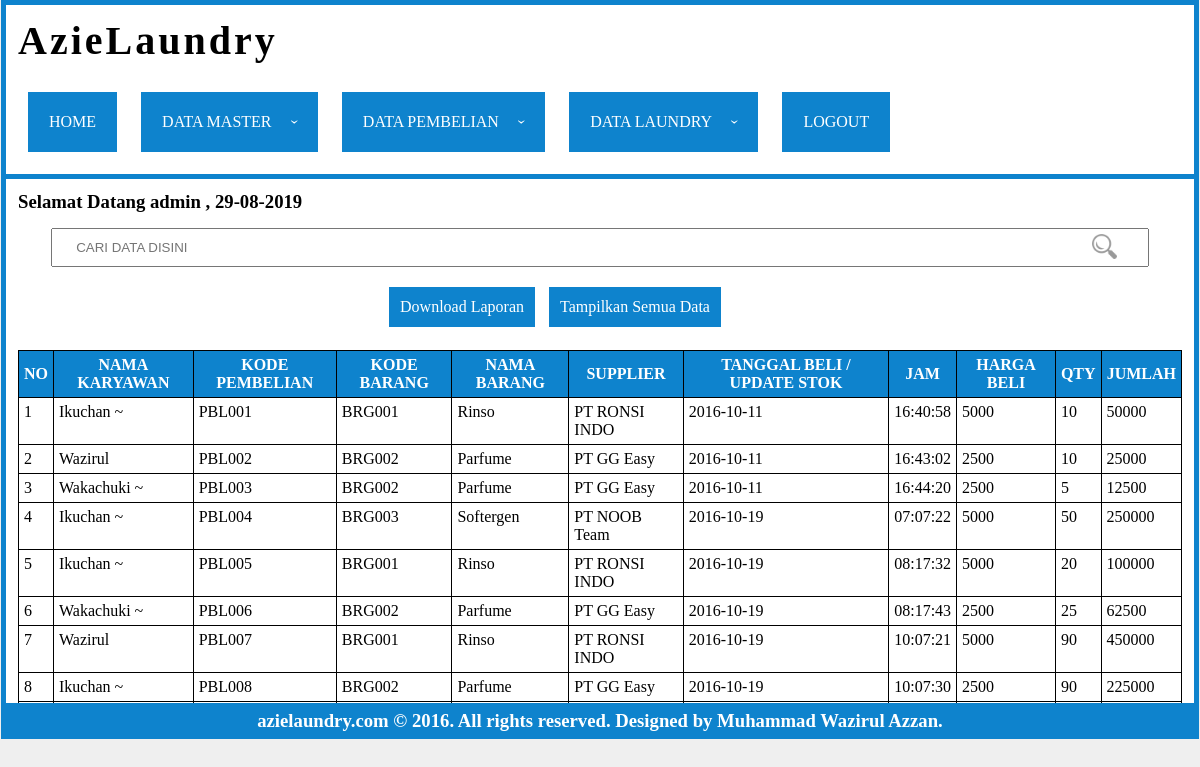
Screenshot of /index.php?page=histori-pembelian (signed in) with the database file from the repository.
### tables this page shows
CREATE TABLE `tbl_akun` (
  `id` int(11) NOT NULL,
  `username` varchar(50) NOT NULL,
  `password` varchar(50) NOT NULL,
  `nama` varchar(50) NOT NULL,
  `alamat` varchar(100) NOT NULL,
  `status` varchar(50) NOT NULL
);

CREATE TABLE `tbl_histori_pembelian` (
  `kode_pembelian` varchar(50) NOT NULL,
  `kode_barang` varchar(50) NOT NULL,
  `nik` varchar(10) NOT NULL,
  `nama_barang` varchar(100) NOT NULL,
  `supplier` varchar(100) NOT NULL,
  `tgl_beli` date NOT NULL,
  `jam` time NOT NULL,
  `hrg_beli` int(11) NOT NULL,
  `qty` int(11) NOT NULL,
  `jumlah` int(11) NOT NULL
);

CREATE TABLE `tbl_karyawan` (
  `NIK` varchar(10) NOT NULL,
  `nama` varchar(100) NOT NULL,
  `alamat` varchar(150) NOT NULL,
  `telepon` varchar(15) NOT NULL,
  `jk` enum('Laki Laki','Perempuan','','') NOT NULL
);

### conn/cek-login.php (called while the page is built, shortened)
<?php
include 'conn.php';
	$username = $_SESSION['username'];
	$q = mysqli_query($conn,"SELECT * from tbl_akun where username = '".$username."'");
	$data = mysqli_fetch_array($q);
	$nama = $data['nama'];
?>

### page/histori-pembelian/read.php (the view, shortened to what this page needs)
<form method="post" id="pencarian">
	<input type="text" name="acuan" placeholder="CARI DATA DISINI" id="pencarian"><span class="search-icon"><img src="img/search.png"></span></input>
</form>
<ul id="submenu">
	<li><a href="index.php?page=histori-pembelian-download">Download Laporan</a></li>
	<li><a class="alldata">Tampilkan Semua Data</a></li>
</ul>
<br>
<table>
	<thead>
		<tr>
			<th>No</th>
			<th>Nama Karyawan</th>
			<th>Kode Pembelian</th>
			<th>Kode Barang</th>
			<th>nama barang</th>
			<th>supplier</th>
			<th>tanggal beli / update stok</th>
			<th>jam</th>
			<th>harga beli</th>
			<th>qty</th>
			<th>jumlah</th>
		</tr>
	</thead>
	<tbody>
		<?php
		$no = 1;
		if (isset($_POST['acuan'])) {
			$acuan = $_POST['acuan'];
			$query = mysqli_query($conn,"SELECT * from tbl_histori_pembelian a left join tbl_karyawan b on a.nik = b.nik where kode_pembelian like '%$acuan%' or kode_barang like '%$acuan%' or supplier like '%$acuan%' or tgl_beli like '%$acuan%' or hrg_beli like '%$acuan%' or qty like '%$acuan%'	 or jumlah like '%$acuan%' or nama_barang like '%$acuan%' or b.nama like '%$acuan%'");
		}else{
			$query = mysqli_query($conn,"SELECT * from tbl_histori_pembelian a left join tbl_karyawan b on a.nik = b.nik");
		}
		while($data = mysqli_fetch_array($query)){
		?>
		<tr>
			<td><?=$no?></td>
			<td><?=$data['nama']?></td>
			<td><?=$data['kode_pembelian']?></td>
			<td><?=$data['kode_barang']?></td>
			<td><?=$data['nama_barang']?></td>
			<td><?=$data['supplier']?></td>
			<td><?=$data['tgl_beli']?></td>
			<td><?=$data['jam']?></td>
			<td><?=$data['hrg_beli']?></td>
			<td><?=$data['qty']?></td>
			<td><?=$data['jumlah']?></td>
		</tr>
		<?php
		$no++;
		}
		?>
	</tbody>
</table>

### index.php (shortened to what this page needs)
<?php
include 'conn/cek-login.php';
?>
<!DOCTYPE html>
<html>
<head>
<link rel="stylesheet" type="text/css" href="css/index.css">
</head>
<body>
<div id="header">
		<h1>AzieLaundry</h1><br>
		<div class="menu">
			<ul class="nav-ul">
				<li class="nav-li"><a href="index.php">home</a></li>
				<li class="nav-li"><a>data master<span class="arrow"></span></a>
				</li>
				<li class="nav-li"><a>data pembelian<span class="arrow"></span></a>
				</li>
				<li class="nav-li"><a>data laundry<span class="arrow"></span></a>
				</li>
				<li class="nav-li"><a href="logout.php">logout</a></li>
			</ul>
		</div>
</div>
<div id="body">
	<h3>Selamat Datang <?=$nama?> , <?=date('d-m-Y')?></h3>
	<?php
	if (isset($_GET['page'])) {
		$page = $_GET['page'];
	}else{
		$page = "";
	}
	if(isset($_GET['id'])){$id = $_GET['id'];}else{$id="";}
	if ($page == "konsumen") {
		include 'page/konsumen/read.php';
	}else if ($page == "akun") {
		include 'page/akun/read.php';
	}else if ($page == "akun-add" || $page == "akun-edit"){
		include 'form.php';
	}else if($page == "akun-del"){
		header("location:page/akun/action.php?aksi=del&id=$id");
	}else if ($page == "konsumen-add" || $page == "konsumen-edit" || $page == "konsumen-add-keranjang"){
		include 'form.php';
	}else if($page == "konsumen-del"){
		header("location:page/konsumen/action.php?aksi=del&id=$id");
	}else if ($page == "karyawan") {
		include 'page/karyawan/read.php';
	}else if ($page == "karyawan-add" || $page == "karyawan-edit"){
		include 'form.php';
	}else if($page == "karyawan-del"){
		header("location:page/karyawan/action.php?aksi=del&id=$id");
	}else if ($page == "supplier") {
		include 'page/supplier/read.php';
	}else if ($page == "supplier-add" || $page == "supplier-edit"){
		include 'form.php';
	}else if($page == "supplier-del"){
		header("location:page/supplier/action.php?aksi=del&id=$id");
	}else if ($page == "barang") {
		include 'page/barang/read.php';
	}else if ($page == "pembelian") {
		include 'page/pembelian/read.php';
	}else if ($page == "pembelian-add"){
		include 'form.php';
	}else if ($page == "pembelian-add-lama"){
		include 'form.php';
	}else if ($page == "histori-pembelian") {
		include 'page/histori-pembelian/read.php';
	}else if ($page == "histori-pembelian-download") {
		include 'form.php';
	}else if ($page == "jenis-laundry") {
		include 'page/jnslaundry/read.php';
	}else if ($page == "jenis-laundry-add" || $page == "jenis-laundry-edit"){
		include 'form.php';
	}else if($page == "jenis-laundry-del"){
		header("location:page/jnslaundry/action.php?aksi=del&id=$id");
	}else if ($page == "jenis-pakaian") {
		include 'page/jnspakaian/read.php';
	}else if ($page == "jenis-pakaian-add" || $page == "jenis-pakaian-edit"){
		include 'form.php';
	}else if($page == "jenis-pakaian-del"){
		header("location:page/jnspakaian/action.php?aksi=del&id=$id");
	}else if ($page == "tarif") {
		include 'page/tarif/read.php';
	}else if ($page == "tarif-add" || $page == "tarif-edit"){
		include 'form.php';
	}else if($page == "tarif-del"){
		header("location:page/tarif/action.php?aksi=del&id=$id");
	}else if ($page == "keranjang") {
		include 'page/keranjang/read.php';
	}else if($page == "keranjang-add" || $page == "set-keranjang"){
		include 'form.php';
	}else if($page == "ganti-keranjang"){
		header('location:page/keranjang/action.php?aksi=ganti-keranjang');
	}else if($page == "submit-transaksi"){
		header('location:page/keranjang/action.php?aksi=submit-transaksi');
	}else if ($page == "transaksi" || $page == "lihat-transaksi") {
		include 'page/transaksi/read.php';
	}else if ($page == "penggunaan-barang") {
		include 'page/penggunaan-barang/read.php';
	}else{
		echo "Pilih Menu Sub";
	}
	?>
</div>
<div id="footer">
	<h3>azielaundry.com © 2016. All rights reserved. Designed by Muhammad Wazirul Azzan.</h3>
</div>
</body>
</html>

### css/index.css (style rules this page uses)
* { margin: 0; padding: 0; }
a { text-decoration: none; }
ul { list-style: none; }
body { background: #efefef; }
#header { background: #fff; display: block; margin: 0 auto; width: 97%; padding: 1%; height: auto; border:5px solid #0e83cd; border-bottom: 0px solid transparent; }
#header h1 { font-family: comic sans ms; letter-spacing: 3px; font-size: 40px; }
.menu li { display: inline-block; margin: 10px; }
.menu { text-transform: uppercase; }
.nav-li a { display: block; padding: 20px; color: white; cursor: pointer; border:1px solid transparent; background: #0e83cd; }
#body { width: 97%; padding: 1%; margin: 0 auto; display: block; background: white; border:5px solid #0e83cd; border-collapse: collapse; overflow: auto; height: 500px; }
#footer { width: 97%; padding: 2px 1%; margin: 0 auto; display: block; background: white; border:5px solid #0e83cd; border-top: 0px solid white; background: #0e83cd; font-family: comic sans ms; text-align: center; color: white; border-collapse: collapse; }
#body table { width:100%; margin: 0 auto; border:1px solid #000; border-collapse: collapse; }
#body table th,#body table td { border: 1px solid black; padding: 5px; }
#body table thead { background: #0e83cd; color: white; text-transform: uppercase; }
#body table tbody { vertical-align: top; text-transform: capitalize; }
#pencarian { margin: 15px 0; }
#pencarian input[type='text'] { padding: 10px 2%; width: 90%; display: block; margin: 0 auto; }
.search-icon { position: relative; font-size: 25px; float: right; margin-right: 65px; top: -33px; cursor: pointer; }
.search-icon img { width: 25px; height: 25px; opacity: 0.8; }
#submenu { width: 100%; text-align: center; }
#submenu li { margin: 5px; display: inline-block; }
#submenu li a { display: block; padding: 10px; color: white; cursor: pointer; border:1px solid transparent; transition: all ease-in-out 0.5s; background: #0e83cd; }

### rows the page displays
tbl_akun: nama "admin"
tbl_histori_pembelian: tbl_karyawan.nama "Ikuchan ~", kode_pembelian "PBL001", kode_barang "BRG001", nama_barang "Rinso", supplier "PT RONSI INDO", tgl_beli "2016-10-11", jam "16:40:58", hrg_beli "5000", qty "10", jumlah "50000"
tbl_histori_pembelian: tbl_karyawan.nama "Wazirul", kode_pembelian "PBL002", kode_barang "BRG002", nama_barang "Parfume", supplier "PT GG Easy", tgl_beli "2016-10-11", jam "16:43:02", hrg_beli "2500", qty "10", jumlah "25000"
tbl_histori_pembelian: tbl_karyawan.nama "Wakachuki ~", kode_pembelian "PBL003", kode_barang "BRG002", nama_barang "Parfume", supplier "PT GG Easy", tgl_beli "2016-10-11", jam "16:44:20", hrg_beli "2500", qty "5", jumlah "12500"
tbl_histori_pembelian: tbl_karyawan.nama "Ikuchan ~", kode_pembelian "PBL004", kode_barang "BRG003", nama_barang "Softergen", supplier "PT NOOB Team", tgl_beli "2016-10-19", jam "07:07:22", hrg_beli "5000", qty "50", jumlah "250000"
tbl_histori_pembelian: tbl_karyawan.nama "Ikuchan ~", kode_pembelian "PBL005", kode_barang "BRG001", nama_barang "Rinso", supplier "PT RONSI INDO", tgl_beli "2016-10-19", jam "08:17:32", hrg_beli "5000", qty "20", jumlah "100000"
tbl_histori_pembelian: tbl_karyawan.nama "Wakachuki ~", kode_pembelian "PBL006", kode_barang "BRG002", nama_barang "Parfume", supplier "PT GG Easy", tgl_beli "2016-10-19", jam "08:17:43", hrg_beli "2500", qty "25", jumlah "62500"
tbl_histori_pembelian: tbl_karyawan.nama "Wazirul", kode_pembelian "PBL007", kode_barang "BRG001", nama_barang "Rinso", supplier "PT RONSI INDO", tgl_beli "2016-10-19", jam "10:07:21", hrg_beli "5000", qty "90", jumlah "450000"
tbl_histori_pembelian: tbl_karyawan.nama "Ikuchan ~", kode_pembelian "PBL008", kode_barang "BRG002", nama_barang "Parfume", supplier "PT GG Easy", tgl_beli "2016-10-19", jam "10:07:30", hrg_beli "2500", qty "90", jumlah "225000"
